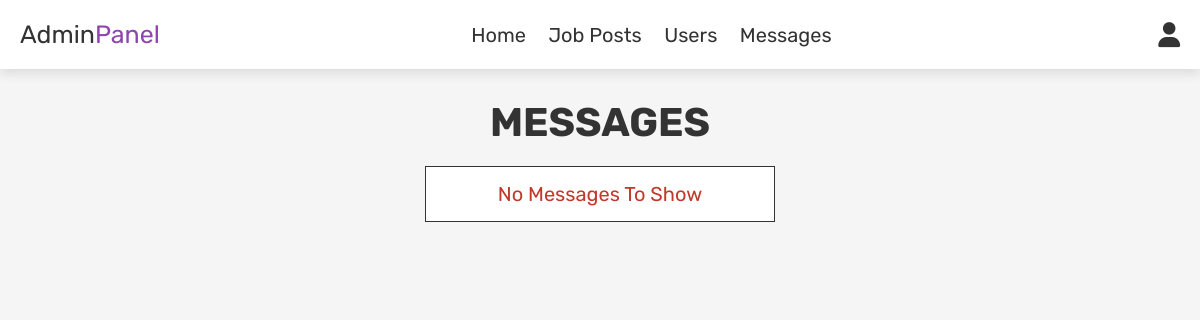
The page /admin_contacts.php (signed in) on the database as committed earlier.
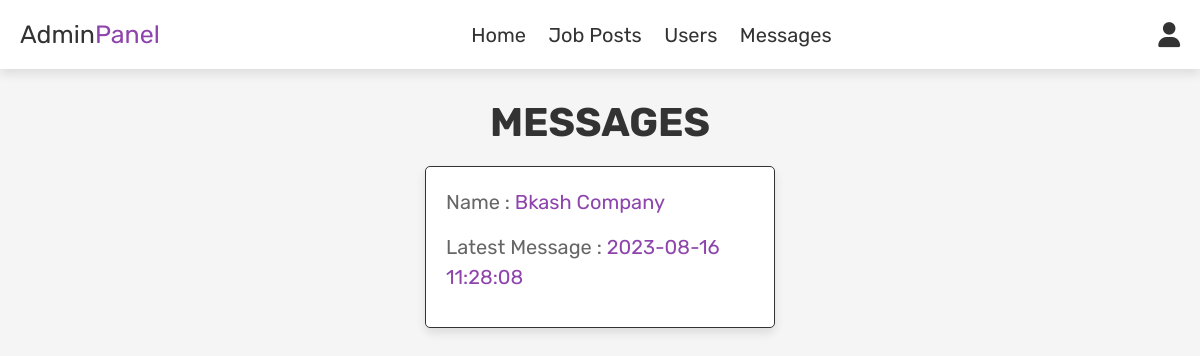
The same page on the database as committed later.
### tables this page shows
CREATE TABLE `job_seeker` (
  `id` int(100) NOT NULL,
  `name` varchar(100) NOT NULL,
  `email` varchar(100) NOT NULL,
  `password` varchar(100) NOT NULL,
  `picture` varchar(100) DEFAULT NULL,
  `portfolio` text DEFAULT NULL,
  `education_document` varchar(100) DEFAULT NULL,
  `security_answer` varchar(100) NOT NULL,
  `nid_picture` varchar(100) DEFAULT NULL,
  `account_creation_date` timestamp NOT NULL DEFAULT current_timestamp() ON UPDATE current_timestamp(),
  `bookmarked_company` varchar(100) DEFAULT NULL,
  `account_type` varchar(100) NOT NULL,
  `always_null` int(11) DEFAULT NULL
);

CREATE TABLE `company` (
  `id` int(100) NOT NULL,
  `name` varchar(100) NOT NULL,
  `email` varchar(100) NOT NULL,
  `password` varchar(100) NOT NULL,
  `company_logo` varchar(100) DEFAULT NULL,
  `company_details` text DEFAULT NULL,
  `account_type` varchar(100) NOT NULL,
  `company_document` varchar(100) DEFAULT NULL,
  `account_creation_date` timestamp NOT NULL DEFAULT current_timestamp() ON UPDATE current_timestamp(),
  `always_null` int(11) DEFAULT NULL
);

### admin_contacts.php (the view, shortened to what this page needs)
<?php
include 'config.php';
?>
<!DOCTYPE html>
<html lang="en">
<head>
   <link rel="stylesheet" href="https://cdnjs.cloudflare.com/ajax/libs/font-awesome/6.0.0/css/all.min.css">
   <link rel="stylesheet" href="css/admin_style.css">
</head>
<body>
<?php include 'admin_header.php'; ?>
<section class="messages">
   <h1 class="title"> Messages </h1>
   <div class="box-container">
   <?php
      $admin_id = $_SESSION['admin_id'];
      $select_post = mysqli_query($conn, "SELECT job_seeker.name AS job_seeker_name, max(message.message_time) AS message_time, job_seeker.id AS job_seeker_id, company.name AS company_name,
      company.id AS company_id
      FROM message
      JOIN company ON message.message_sender_id = company.id
      JOIN job_seeker ON message.message_receiver_id = job_seeker.id
      WHERE message.message_receiver_id = '$admin_id'
      GROUP BY company.name
      ORDER BY message_time ASC") or die('query failed');
      if(mysqli_num_rows($select_post) > 0){
         while($fetch_job = mysqli_fetch_assoc($select_post)){
      ?>
      <div class="box">
        <a href="admin_contacts_details.php?job_seeker_id=<?php echo $fetch_job['company_id']; ?>"><p> Name : <span><?php echo $fetch_job['company_name']; ?></span> </p></a>
        <p> Latest Message : <span><?php echo $fetch_job['message_time']; ?></span> </p>
      </div>
      <?php
         }
      }else{
         echo '<p class="empty">No Messages To Show</p>';
      }
      ?>
   </div>
</section>
</body>
</html>

Rows that differ between the two databases and show on the page:
now on this page (row edited): job_seeker: company.name "Bkash Company", message_time "2023-08-16 11:28:08"
Other text that changed with them:
text no longer shown: "No Messages To Show"
